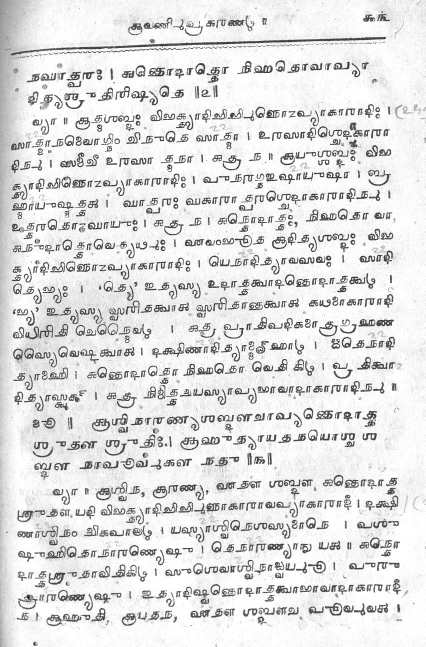
#> input picture resources/2.jpg, 851 x 1294 px, found by its file name (shown at 1/2 size)
$ python wordseg3.py   (older library calls are emulated)
#> lines starting #> are read from the running program, lines starting #| are printed output that depends on the picture; after the words box and inside, x2 and y2 are one past the last pixel; in counts of white or black regions, pixels touching at a corner belong together
#> further down, img is the input picture: shape (1294, 851); min 0, max 255, mean 223.9
### src/prep2.py
# -*- coding: utf-8 -*-
"""
Created on Sun Apr 12 15:09:51 2015

@author: suryo

Python module for preprocessing images of Indain manuscriptsfor further
processing and pattern matching.

This python module can perform the following functions:

1. Binarization - method binary_img(img) performs this function
2. Skew correction - method skew_correction(img) performs this function
Need to introduce machine learning of some sort to make the skew correction
method run faster :(

Or... A simple fix would be to resize the image first, and then apply the skew
correction method! That'll probably take lesser time...

Resizing is yielding better results.
"""

import cv2
import numpy as np
from scipy.stats import mode

kernel = np.ones((5,5),np.uint8)
clahe = cv2.createCLAHE(clipLimit=2.0, tileGridSize=(8,8))

"""
Method to binarize an image

Input: Grayscale image
Output: Binary image

The nature of the output is such that the text(foreground) has a colour
value of (255,255,255), and the background has a value of (0,0,0).
"""
def binary_img(img):

    #img_erode = cv2.dilate(img,kernel,iterations = 2)
    blur=cv2.medianBlur(img,5)

    #mask1 = np.ones(img.shape[:2],np.uint8)
    """Applying histogram equalization"""
    cl1 = clahe.apply(blur)

    circles_mask = cv2.dilate(cl1,kernel,iterations = 1)
    circles_mask = (255-circles_mask)

    thresh = 1
    circles_mask = cv2.threshold(circles_mask, thresh, 255, cv2.THRESH_BINARY)[1]
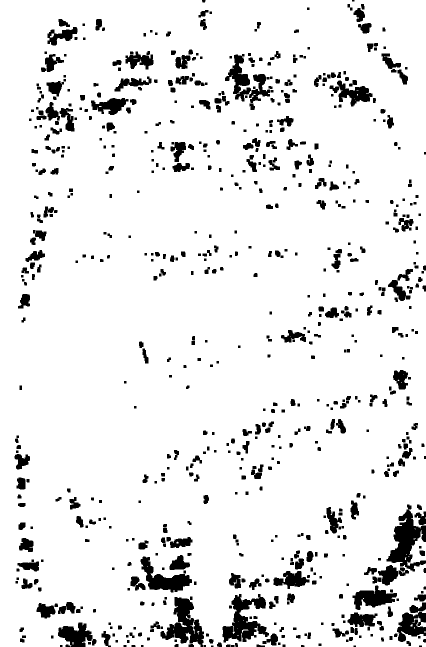
#> circles_mask: shape (1294, 851) (shown at 1/2 size); 91.2% white; 712 black regions (6 under 20 px), largest, box (x1, y1, x2, y2) and area: (773, 1009, 851, 1143) 4580, (445, 1188, 538, 1285) 4267, (321, 1194, 408, 1294) 4081

    edges = cv2.Canny(cl1,100,200)
#> edges: shape (1294, 851); 8.7% white in thin lines or dots

    edges = cv2.bitwise_and(edges,edges,mask=circles_mask)
#> edges: shape (1294, 851); 8.7% white in thin lines or dots

    dilation = cv2.dilate(edges,kernel,iterations = 1)
#> dilation: shape (1294, 851); 35.6% white; 285 white regions, largest, box (x1, y1, x2, y2) and area: (167, 987, 705, 1087) 21175, (508, 205, 780, 380) 15518, (19, 71, 774, 118) 11074

    display = cv2.bitwise_and(img,img,mask=dilation)

    cl2 = clahe.apply(display)
    cl2 = clahe.apply(cl2)

    ret,th = cv2.threshold(cl2,0,255,cv2.THRESH_BINARY+cv2.THRESH_OTSU)
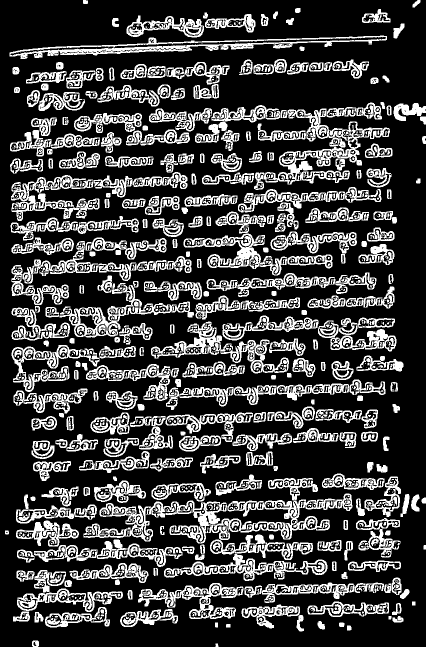
#> th: shape (1294, 851) (shown at 1/2 size); 25.4% white; 1461 white regions (775 under 20 px), largest, box (x1, y1, x2, y2) and area: (167, 987, 705, 1087) 13601, (508, 205, 780, 380) 10400, (19, 71, 774, 118) 7742
#> ret = 107
    th = 255 - th

    thg = cv2.adaptiveThreshold(display,255,cv2.ADAPTIVE_THRESH_GAUSSIAN_C,\
            cv2.THRESH_BINARY,11,2)
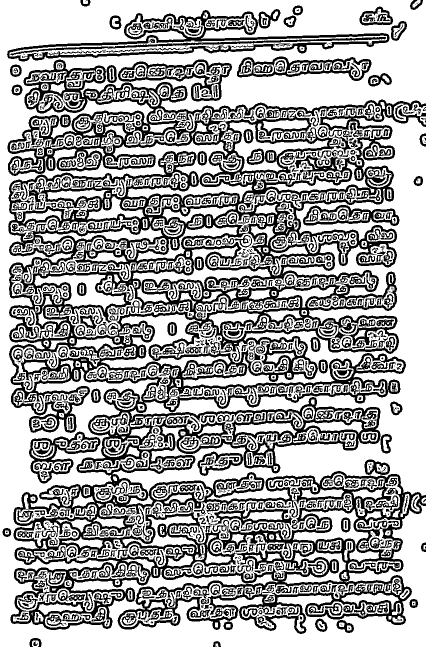
#> thg: shape (1294, 851) (shown at 1/2 size); 63.8% white; 1250 black regions (397 under 20 px), largest, box (x1, y1, x2, y2) and area: (15, 119, 851, 1268) 245749, (14, 20, 779, 123) 13090, (236, 119, 464, 203) 3659

    #final = cv2.bitwise_and(dilation,dilation,mask=th)

    finalg = cv2.bitwise_and(dilation,dilation,mask=thg)
#> finalg: shape (1294, 851); 23.9% white; 1713 white regions (963 under 20 px), largest, box (x1, y1, x2, y2) and area: (167, 987, 705, 1087) 12973, (508, 205, 780, 380) 9632, (19, 71, 774, 118) 7213

    finalg = 255 - finalg

    abso = cv2.bitwise_and(dilation,dilation,mask=finalg)
#> abso: shape (1294, 851); 11.7% white in thin lines or dots

    return abso

"""
Method to resize the image. This is going to help in reducing the number
of computations, as the size of data will reduce.
"""

# [8 lines left out: function resize, not called in this run]

"""
Method to correct the skew of an image

Input: Binary image
Output: Skew corrected binary image

The nature of the output is such that the binary image is rotated appropriately
to remove any angular skew.

Find out the right place to insert the resizing method call.

Try to find one bounding rectangle around all the contours
"""

# [159 lines left out: function skew_correction, not called in this run]

def preprocess(img):
    return skew_correction(img)


cv2.waitKey(0)
cv2.destroyAllWindows()

### src/wordseg3.py
# -*- coding: utf-8 -*-
"""
Created on Sun Jun  7 16:53:42 2015

@author: suryo
"""


import cv2
import prep2
import numpy as np
kernel1 = np.ones((2,2),np.uint8)
kernel2 = np.ones((1,1),np.uint8)

all_heights = []
img = cv2.imread('/home/suryo/Image_Processing_Exercises/indictools-prep/resources/2.jpg',0)
cv2.imshow('Output0',img)
words_temp = np.zeros(img.shape[:2],np.uint8)

binary = prep2.binary_img(img)

sobelx = cv2.Sobel(binary,cv2.CV_64F,1,0,ksize=5)
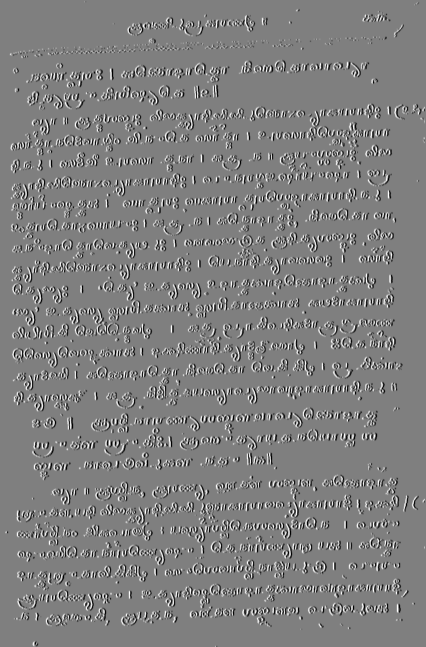
#> sobelx: shape (1294, 851) float64 (shown at 1/2 size); min -12240, max 12240, mean 0.4; drawn with min black and max white
cv2.imshow('sobel',sobelx)

abs_sobel64f = np.absolute(sobelx)
sobel_8u = np.uint8(abs_sobel64f)

dilate_sobel = cv2.dilate(sobel_8u,kernel2,iterations = 1)
cv2.imshow('dilate sobel',dilate_sobel)

opening = cv2.morphologyEx(dilate_sobel, cv2.MORPH_OPEN, kernel1)
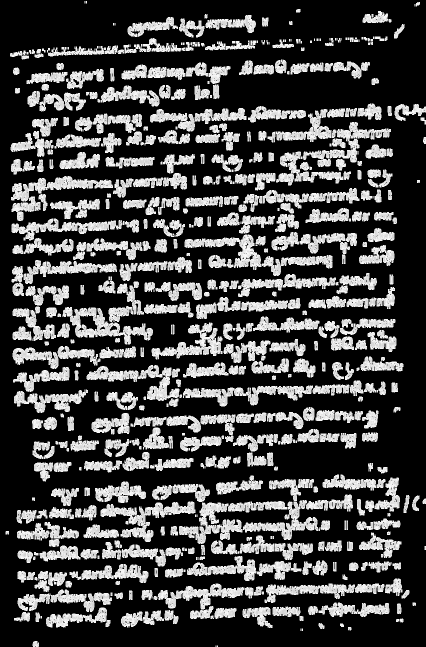
#> opening: shape (1294, 851) (shown at 1/2 size); min 0, max 255, mean 68.4
cv2.imshow('open sobel',opening)

dilation = cv2.dilate(binary,kernel2,iterations = 1)
erosion = cv2.dilate(dilation,kernel2,iterations = 1)

cv2.imshow('d',erosion)

"""
contours, hierarchy = cv2.findContours(erosion,cv2.RETR_TREE,cv2.CHAIN_APPROX_SIMPLE)

for xx in contours:
    cv2.drawContours(words_temp,[xx],-1,(255,255,255),-1)
cv2.imshow('Outputtemp0',words_temp)

contours, hierarchy = cv2.findContours(words_temp,cv2.RETR_TREE,cv2.CHAIN_APPROX_SIMPLE)
for c in contours:
    x,y,w,h = cv2.boundingRect(c)
    cv2.rectangle(img,(x,y),(x+w,y+h),(0,0,0),2)

cv2.imshow('Outputimg2',img)
"""

contours, hierarchy = cv2.findContours(dilate_sobel,cv2.RETR_TREE,cv2.CHAIN_APPROX_SIMPLE)
#> contours = 3683 contours, 3156 with area under 20; largest, box (x1, y1, x2, y2) and area: (357, 1001, 574, 1087) 5346, (124, 613, 305, 688) 5324, (200, 1002, 390, 1083) 4528, (172, 729, 358, 801) 4140, (365, 770, 625, 812) 4019

for xx in contours:
    cv2.drawContours(words_temp,[xx],-1,(255,255,255),-1)
#> this loop made 3683 passes
#> xx on passes 1, 2, 4: [[433, 1290], [433, 1293], [434, 1293], [434, 1290]], [[430, 1290], [430, 1293], [431, 1293], [431, 1290]], [[603, 1256], [603, 1260], [604, 1260], [604, 1256]]
#> words_temp: shape (1294, 851); 30.2% white; 585 white regions (66 under 20 px), largest, box (x1, y1, x2, y2) and area: (357, 1001, 574, 1087) 5997, (124, 613, 305, 688) 5708, (200, 1002, 390, 1083) 5015
cv2.imshow('Outputtemp0',words_temp)

words_temp = cv2.dilate(words_temp,kernel1,iterations = 1)
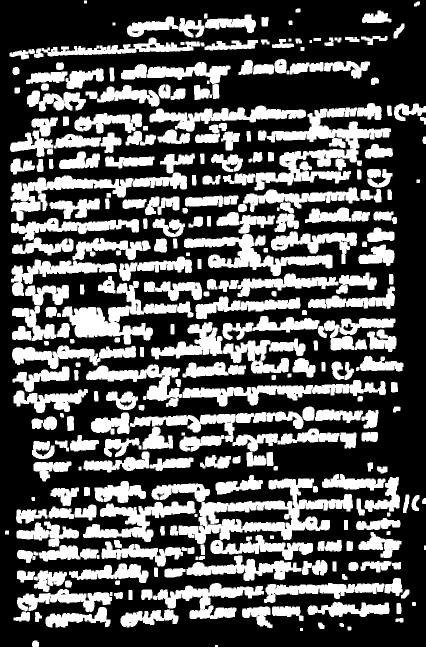
#> words_temp: shape (1294, 851) (shown at 1/2 size); 34.7% white; 304 white regions
contours, hierarchy = cv2.findContours(words_temp,cv2.RETR_TREE,cv2.CHAIN_APPROX_SIMPLE)
#> contours = 450 contours, 111 with area under 20; largest, box (x1, y1, x2, y2) and area: (303, 957, 706, 1120) 24025, (509, 215, 782, 381) 14024, (124, 562, 387, 689) 9921, (21, 345, 374, 442) 8894, (368, 468, 665, 552) 7379
for c in contours:
    x,y,w,h = cv2.boundingRect(c)
    cv2.rectangle(img,(x,y),(x+w,y+h),(0,0,0),2)
#> this loop made 450 passes
#> (x, y, w, h) on passes 2, 4, 5: (64, 1281, 14, 13), (695, 1253, 8, 8), (679, 1246, 9, 8)
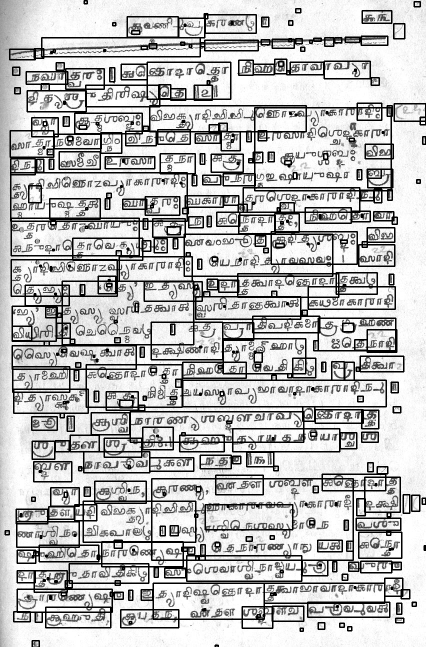
#> img: shape (1294, 851) (shown at 1/2 size); min 0, max 255, mean 191.2

cv2.imshow('Outputimg2',img)

cv2.waitKey(0)
cv2.destroyAllWindows()

$ run again, with resources/1.jpg copied over resources/2.jpg
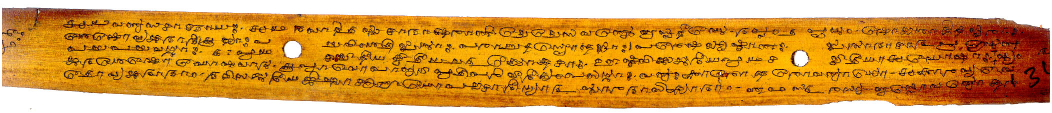
#> input picture resources/1.jpg, 2104 x 226 px, found by its file name (shown at 1/2 size)
#> in binary_img, `circles_mask = cv2.threshold(circles_mask, thresh, 255, cv2.THRESH_BIN..`:
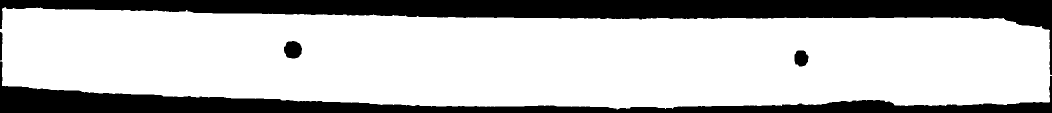
#> circles_mask: shape (226, 2104) (shown at 1/2 size); 75.3% white; 5 black regions, box (x1, y1, x2, y2) and area: (0, 0, 2104, 150) 68341, (0, 123, 2104, 226) 47175, (568, 82, 604, 117) 1001, (1589, 101, 1617, 133) 722, (0, 64, 5, 121) 243
#> dilation: shape (226, 2104); 46.7% white; 144 white regions, largest, box (x1, y1, x2, y2) and area: (2, 13, 599, 199) 51816, (707, 78, 1654, 220) 50413, (1623, 33, 2084, 213) 39574
#> ret = 90
#> thg: shape (226, 2104); 60.6% white; 2617 black regions (2329 under 20 px), largest, box (x1, y1, x2, y2) and area: (0, 8, 2104, 225) 142639, (868, 125, 1088, 185) 2973, (170, 114, 327, 163) 2181
#> abso: shape (226, 2104); 12.5% white in thin lines or dots, all inside (x1, y1, x2, y2) = (4, 16, 2100, 217)
#> `contours, hierarchy = cv2.findContours(dilate_sobel,cv2.RETR_TREE,cv2...`: contours = 3227 contours, 2971 with area under 20; largest, box (x1, y1, x2, y2) and area: (1655, 33, 2082, 213) 33823, (2, 14, 431, 174) 32582, (931, 108, 1532, 219) 24250, (707, 79, 961, 202) 10508, (768, 33, 1228, 80) 9514
#> the loop `for xx in contours:` made 3227 passes
#> xx on passes 1 to 3: [[1345, 213], [1345, 217], [1348, 217], [1348, 213]], [[1328, 213], [1328, 217], [1331, 217], [1331, 213]], [[1321, 213], [1321, 217], [1324, 217], [1324, 213]]
#> `contours, hierarchy = cv2.findContours(words_temp,cv2.RETR_TREE,cv2.CH..`: contours = 266 contours, 52 with area under 20; largest, box (x1, y1, x2, y2) and area: (763, 33, 2083, 214) 66229, (2, 14, 791, 200) 60149, (707, 79, 1608, 220) 48222, (621, 27, 769, 76) 4040, (1542, 134, 1787, 166) 3832
#> the loop `for c in contours:` made 266 passes
#> (c, x, y, w, h) on passes 1 to 3: ([[1345, 213], [1345, 218], [1349, 218], [1349, 213]], 1345, 213, 5, 6), ([[1328, 213], [1328, 218], [1332, 218], [1332, 213]], 1328, 213, 5, 6), ([[1321, 213], [1321, 218], [1325, 218], [1325, 213]], 1321, 213, 5, 6)
#> after the loop `for c in contours:`:
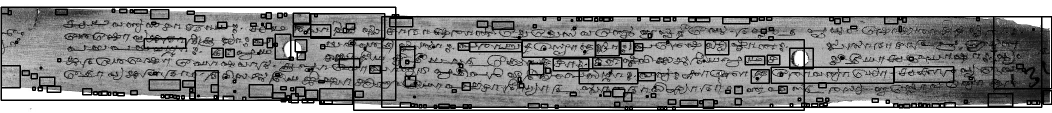
#> img: shape (226, 2104) (shown at 1/2 size); min 0, max 255, mean 141.4
